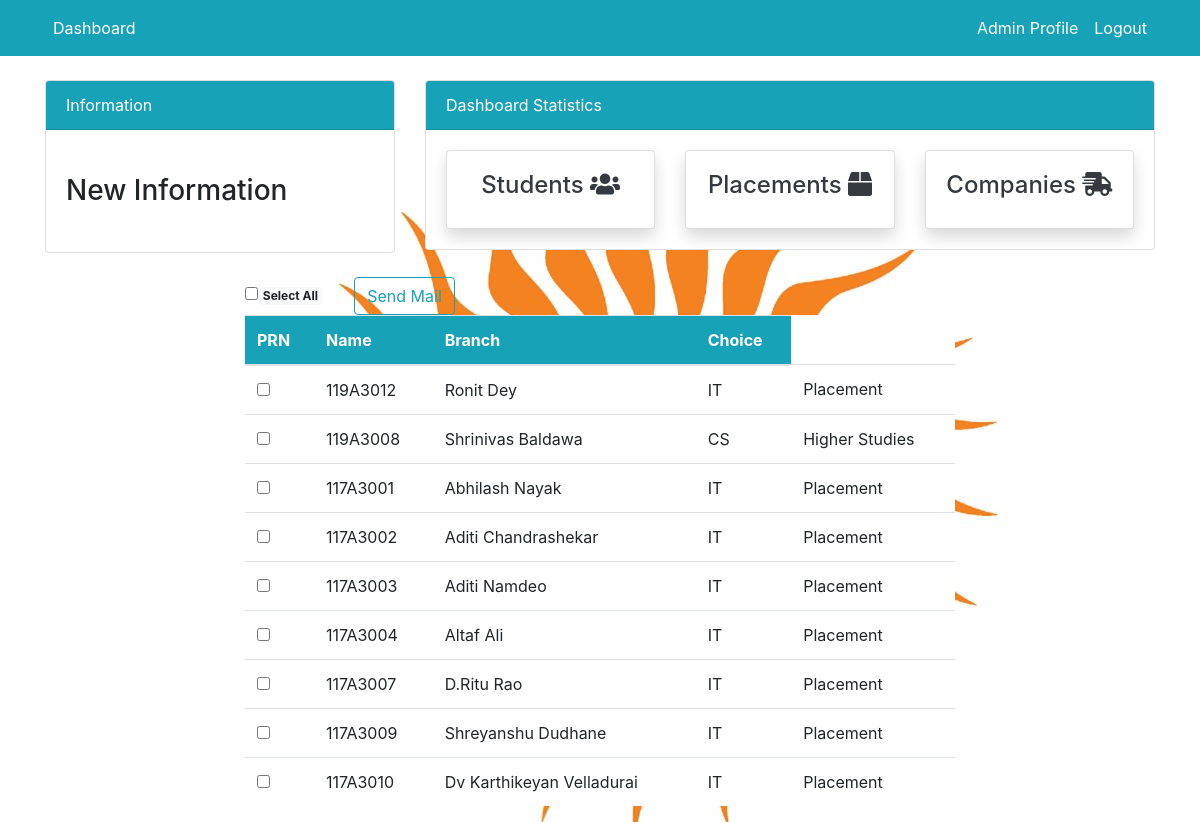
The app's page /search/ (signed in) with its own data.
### dashboard/models.py (models this page shows, shortened)
class Students(models.Model):
    prn = models.CharField(max_length=10, null=True)
    name = models.CharField(max_length=100, null=True)
    branch = models.CharField(max_length=5, choices=CATEGORY1, null=True)
    dob = models.DateField(null=True)
    email_id1 = models.CharField(max_length=100, null=True)
    email_id2 = models.CharField(max_length=100, null=True, blank=True)
    phone1 = models.IntegerField(null=True, blank=False)
    phone2 = models.IntegerField(null=True,blank=True)
    address = models.CharField(max_length=1000, null=True)
    tenth_board = models.CharField(max_length=15, null=True)
    tenth_perc = models.FloatField(null=True)
    tenth_year = models.IntegerField(null=True)
    twelth_board = models.CharField(max_length=15, null=True)
    twelth_perc = models.FloatField(null=True)
    twelth_year = models.IntegerField(null=True)
    diploma_board = models.CharField(max_length=15, null=True, blank=True)
    diploma_perc = models.FloatField(null=True, blank=True)
    diploma_year = models.FloatField(null=True, blank=True)
    sem1 = models.FloatField(null=True, blank=True)
    sem2 = models.FloatField(null=True, blank=True)
    sem3 = models.FloatField(null=True, blank=False)
    sem4 = models.FloatField(null=True, blank=False)
    sem5 = models.FloatField(null=True, blank=False)
    sem6 = models.FloatField(null=True, blank=False)
    cgpi = models.FloatField(null=True, blank=False)
    perc = models.FloatField(null=True, blank=False)
    live_kts = models.IntegerField(null=True, blank=True)
    dead_kts = models.IntegerField(null=True, blank=True)
    choice = models.CharField(max_length=15, choices=CATEGORY2, null=True)

### dashboard/views.py (the view)
# urls.py: path("search/", views.SearchResultsView.as_view(), name="search"),
class SearchResultsView(ListView):
    model = Students
    template_name = 'dashboard/search.html'
    def get_queryset(self):  # new
        query_name = self.request.GET.get("name")
        query_branch = self.request.GET.getlist("branch")
        query_cgpi = self.request.GET.get("cgpi")
        query_kt = self.request.GET.get("kt")
        query_choice = self.request.GET.get("choice")
        object_list = Students.objects.all()
        print(query_branch)
        if query_name:
            object_list = object_list.filter(Q(name__icontains=query_name))
        if query_branch:
            object_list = object_list.filter(Q(branch__icontains=query_branch[0]))
            length = len(query_branch)
            if length>1:
                for i in range(1,length):
                    object_list = object_list | object_list.filter(Q(branch__icontains=query_branch[i]))
        if query_cgpi:
            object_list = object_list.filter(Q(cgpi__range=(query_cgpi,10)))
        if query_kt:
            object_list = object_list.filter(Q(live_kts__range=(0,query_kt)))
        if query_choice:
            object_list = object_list.filter(Q(choice__icontains=query_choice))
        return object_list

### templates/dashboard/search.html (shortened to what this page needs)
{% extends 'partials/base.html' %}
{% load crispy_forms_tags %}
{% block content %}
{% include 'partials/topside.html' %}
<div class="col-md-8 mx-auto mt-4">
    <form action="sendMail/" method="POST">{% csrf_token %}
    <input type="checkbox" onClick="toggle(this)"/><span class="badge badge-light"> Select All </span>&nbsp;&nbsp;&nbsp;&nbsp;&nbsp;&nbsp;
    <button onclick="sendMail()" class="btn btn-outline-info">Send Mail</button>
    <table class="table bg-white">
        <thead class="bg-info text-white">
            <tr>
                <th scope="col">PRN</th>
                <th scope="col">Name</th>
                <th scope="col">Branch</th>
                <th scope="col">Choice</th>
            </tr>
        </thead>
        <tbody>
            {% for student in object_list %}
                <tr>
                    <td><input type="checkbox" name="check" id="checkvalue" value='{{student.email_id1}}' aria-label="Checkbox for following text input"></td>
                    <td>{{ student.prn }}</td>
                    <td>{{ student.name }}</td>
                    <td>{{ student.branch }}</td>
                    <td>{{ student.choice }}</td>
                </tr>
            {% endfor %}
        </tbody>
    </table>
    </form>
</div>
<link rel="stylesheet" href="https://cdnjs.cloudflare.com/ajax/libs/select2/4.0.12/css/select2.min.css" />
{% endblock %}

### templates/partials/nav.html (shortened to what this page needs)
<nav class="navbar navbar-expand-lg navbar-info bg-info">
    <div class="container">
        {% if user.is_authenticated %}
        <div class="collapse navbar-collapse" id="navbarSupportedContent">
            <ul class="navbar-nav mr-auto">
                <li class="nav-item active">
                    <a class="nav-link text-white" href="{% url 'dashboard-index' %}">Dashboard </a>
                </li>
            </ul>
            <ul class="navbar-nav ml-auto">
                <li class="nav-item active">
                    <a class="nav-link text-white" href="{% url 'user-profile' %}">{{ user.username }} Profile
                        <span class="sr-only">(current)</span></a>
                </li>
                <li class="nav-item">
                    <a class="nav-link text-white" href="{% url 'user-logout' %}">Logout</a>
                </li>
            </ul>
            {% endif %}
        </div>
    </div>
</nav>

### static/style.css (style rules this page uses)
body { background-image: url('../media/Logo.jpeg'); }

### records on screen
Students: prn "119A3012", name "Ronit Dey", branch "IT", choice "Placement"
Students: prn "119A3008", name "Shrinivas Baldawa", branch "CS", choice "Higher Studies"
Students: prn "117A3001", name "Abhilash Nayak", branch "IT", choice "Placement"
Students: prn "117A3002", name "Aditi Chandrashekar", branch "IT", choice "Placement"
Students: prn "117A3003", name "Aditi Namdeo", branch "IT", choice "Placement"
Students: prn "117A3004", name "Altaf Ali", branch "IT", choice "Placement"
Students: prn "117A3007", name "D.Ritu Rao", branch "IT", choice "Placement"
Students: prn "117A3009", name "Shreyanshu Dudhane", branch "IT", choice "Placement"
Students: prn "117A3010", name "Dv Karthikeyan Velladurai", branch "IT", choice "Placement"

### other values on screen
{{ user.username }} "Admin"
